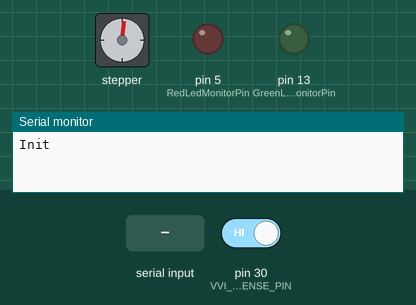
Recording of a sketch running on a simulated Arduino Mega 2560, built for the host (arithmetic inside an expression is 32-bit, double 64-bit). On the bench: stepper motor, output pins drawn as LEDs (lit = HIGH), the last lines printed to the serial monitor. The test bench sets the inputs (shaded band); at power-on: pin 30 (VVI_ZERO_SENSE_PIN) HIGH. WiFi joins after 1.5 s; servers stay silent unless stated; stepper angles assume 720 steps per turn.

Above: at 0.1 s.
At 7.3 s:
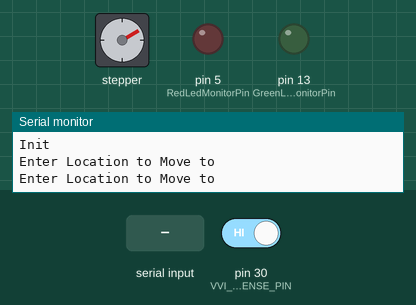
7.4 s: "30,150\n" received over Serial
At 8.3 s:
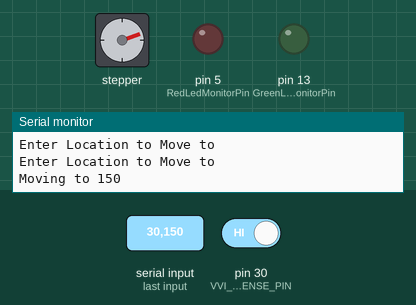
Timing chart, 0 to 11.0 s (numbered marks = the images above; inputs shaded):
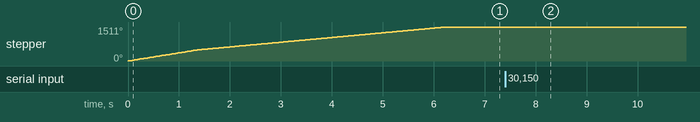

Measured:
- after the input at 7.4 s, stepper: turns 11° clockwise in 0.03 s, then 11° counter-clockwise in 0.02 s

The sketch:

Stepper_Calibration.ino
```cpp
// Source
// https://gist.github.com/jboecker/1084b3768c735b164c34d6087d537c18

// For reasons Im yet to work out when including
// the encoder for dcsbios I'm getting the folowing when uploading to a mega
// avrdude: verification error; content mismatch
// problem disappeared when altimeter removed and after reboot root cause tba


// the Warthog Project Video on the compass build
// https://www.youtube.com/watch?v=ZN9glqgp9TY&t=332s

#define Ethernet_In_Use 1
#define DCSBIOS_In_Use 1
#define Reflector_In_Use 1


// Ethernet Related
#include <SPI.h>
#include <Ethernet.h>
#include <EthernetUdp.h>


// These local Mac and IP Address will be reassigned early in startup based on
// the device ID as set by address pins
byte mac[] = {0xA8, 0x61, 0x0A, 0x9E, 0x83, 0x01};
IPAddress ip(172, 16, 1, 101);
String strMyIP = "172.16.1.101";

// Raspberry Pi is Target
IPAddress reflectorIP(172, 16, 1, 10);
String strreflectorIP = "X.X.X.X";

// Arduino Mega holding Max7219
IPAddress max7219IP(172, 16, 1, 106);
String strMax7219IP = "172.16.1.106";


const unsigned int localport = 7788;
const unsigned int remoteport = 26027;
const unsigned int reflectorport = 27000;
const unsigned int max7219port = 7788;

EthernetUDP udp;
char packetBuffer[1000];     //buffer to store the incoming data
char outpacketBuffer[1000];  //buffer to store the outgoing data


String DebugString = "";


unsigned long nextupdate = 0;
bool outputstate;
int flashinterval = 1000;
#define RedLedMonitorPin 5
#define GreenLedMonitorPin 13


String VVI = "0";
int LastVVI = 0;

// Altimeter

unsigned long nextAltimeterUpdate = 0;
int updateAltimeterInterval = 100;
#define ALT_ZERO_SENSE_PIN 49

//#include <AccelStepper.h>
#include <Stepper.h>
#define  STEPS  720    // steps per revolution (limited to 315°)

#define  COIL_STANDBY_ALT_A1  41 // STANDBY ALT
#define  COIL_STANDBY_ALT_A2  43
#define  COIL_STANDBY_ALT_A3  45
#define  COIL_STANDBY_ALT_A4  47

int STANDBY_ALT = 0;
int LastSTANDBY_ALT = 0;
unsigned int valAltimeter = 0;
unsigned int posAltimeter = 0;

// AccelStepper stepperSTANDBY_ALT(STEPS, COIL_STANDBY_ALT_A1, COIL_STANDBY_ALT_A2, COIL_STANDBY_ALT_A3, COIL_STANDBY_ALT_A4);
// AccelStepper stepperSTANDBY_ALT(AccelStepper::FULL4WIRE , COIL_STANDBY_ALT_A1, COIL_STANDBY_ALT_A2, COIL_STANDBY_ALT_A3, COIL_STANDBY_ALT_A4);
Stepper stepperSTANDBY_ALT(STEPS , COIL_STANDBY_ALT_A1, COIL_STANDBY_ALT_A2, COIL_STANDBY_ALT_A3, COIL_STANDBY_ALT_A4);


// Airspeed
unsigned long nextAirSpeedUpdate = 0;
int updateAirSpeedInterval = 100;
#define AIRSPEED_ZERO_SENSE_PIN 40

#define  COIL_AIRSPEED_A1  32
#define  COIL_AIRSPEED_A2  34
#define  COIL_AIRSPEED_A3  36
#define  COIL_AIRSPEED_A4  38

int STANDBY_AIRSPEED = 0;
int LastSTANDBY_AIRSPEED = 0;
unsigned int valAIRSPEED = 0;
unsigned int posAIRSPEED = 0;

Stepper stepperSTANDBY_AIRSPEED(STEPS , COIL_AIRSPEED_A1, COIL_AIRSPEED_A2, COIL_AIRSPEED_A3, COIL_AIRSPEED_A4);


// VVI
unsigned long nextVVIUpdate = 0;
int updateVVIInterval = 100;
#define VVI_ZERO_SENSE_PIN 30
#define VVIOffSetToZeroPoint 535

// Needle moves but is consistent in direction
//#define  COIL_VVI_A1  22
//#define  COIL_VVI_A2  24
//#define  COIL_VVI_A3  26
//#define  COIL_VVI_A4  28

#define  COIL_VVI_A1  22
#define  COIL_VVI_A2  26
#define  COIL_VVI_A3  24
#define  COIL_VVI_A4  28

int STANDBY_VVI = 0;
int LastSTANDBY_VVI = 0;
unsigned int valVVI = 0;
unsigned int posVVI = 0;

Stepper stepperSTANDBY_VVI(STEPS , COIL_VVI_A1, COIL_VVI_A2, COIL_VVI_A3, COIL_VVI_A4);


void SendDebug( String MessageToSend) {
  if ((Reflector_In_Use == 1) &&  (Ethernet_In_Use == 1)) {
    udp.beginPacket(reflectorIP, reflectorport);
    udp.println(MessageToSend);
    udp.endPacket();
  }
}


void setup() {

  pinMode(RedLedMonitorPin, OUTPUT);
  pinMode(GreenLedMonitorPin, OUTPUT);
  outputstate = true;
  digitalWrite(RedLedMonitorPin, outputstate);
  digitalWrite(GreenLedMonitorPin, outputstate);


  STANDBY_ALT = 0;
  STANDBY_AIRSPEED = 0;

  outputstate = false;
  digitalWrite(RedLedMonitorPin, outputstate);
  digitalWrite(GreenLedMonitorPin, outputstate);

  Serial.begin(115200);
  Serial.println("Init");

  if (Ethernet_In_Use == 1) {
    Ethernet.begin( mac, ip);


    udp.begin( localport );
    if (Reflector_In_Use == 1)  {
      udp.beginPacket(reflectorIP, reflectorport);
      udp.println("Init I2C Test rig - " + strMyIP + " " + String(millis()) + "mS since reset.");
      udp.endPacket();
    }
  }


  nextupdate = millis() + flashinterval;


  SendDebug("Looking for VVI Zero");
  pinMode(VVI_ZERO_SENSE_PIN,  INPUT_PULLUP);


  stepperSTANDBY_VVI.setSpeed(60);
  stepperSTANDBY_VVI.step(1000);
  for (int i = 0; i <= 2000; i++) {
    delay(1);
    stepperSTANDBY_VVI.step(1);
    if (digitalRead(VVI_ZERO_SENSE_PIN) == false) {
      SendDebug("Found VVI Zero");
      stepperSTANDBY_VVI.step(VVIOffSetToZeroPoint);
      posVVI = 0;
      break;
    }
  }


}

int CalculateAirSpeedPosition( int newValue) {

  int newPosition = 0;

  // Offset Values
  // 60  Knots 30
  // 100 Knots 100
  // 150 Knots 230
  // 200 Knots 408
  // 300 Knots 478
  // 400 Knots 525
  // 500 Knots 567
  // 600 Knots 601
  // 700 Knots 634
  // 800 Knots 673
  // 850 Knots 688

#define Pos60Knot   30
#define Pos100Knot  100
#define Pos150Knot  230
#define Pos200Knot  408
#define Pos300Knot  478
#define Pos400Knot  525
#define Pos500Knot  567
#define Pos600Knot  601
#define Pos700Knot  634
#define Pos800Knot  673
#define Pos850Knot  688

  if (newValue <= 60) newPosition = map(newValue, 0, 60, 0, Pos60Knot);
  else if (newValue <= 100) newPosition = map(newValue, 60, 100, Pos60Knot, Pos100Knot);
  else if (newValue <= 150) newPosition = map(newValue, 100, 150, Pos100Knot, Pos150Knot);
  else if (newValue <= 200) newPosition = map(newValue, 150, 200, Pos150Knot, Pos200Knot);
  else if (newValue <= 300) newPosition = map(newValue, 200, 300, Pos200Knot, Pos300Knot);
  else if (newValue <= 400) newPosition = map(newValue, 300, 400, Pos300Knot, Pos400Knot);
  else if (newValue <= 500) newPosition = map(newValue, 400, 500, Pos400Knot, Pos500Knot);
  else if (newValue <= 600) newPosition = map(newValue, 500, 600, Pos500Knot, Pos600Knot);
  else if (newValue <= 700) newPosition = map(newValue, 600, 700, Pos600Knot, Pos700Knot);
  else if (newValue <= 800) newPosition = map(newValue, 700, 800, Pos700Knot, Pos800Knot);
  else if (newValue <= 850) newPosition = map(newValue, 800, 150, Pos800Knot, Pos850Knot);

  SendDebug("Returning from CalculateAirSpeedPosition: " + String(newPosition));
  return(newPosition);

}


int CalculateVVIPosition( int newValue) {

  // Range -6000 to +6000
  int newPosition = 0;

  // Offset Values
// 1000 150
// 2000 220
// 4000 280
// 6000 300
#define Pos1000 150
#define Pos2000 220
#define Pos4000 280
#define Pos6000 300


  if (newValue <= -6000) newPosition = -Pos6000;
  else if (newValue <= -4000) newPosition = map(newValue, -4000, -6000, -Pos4000, -Pos6000);
  else if (newValue <= -2000) newPosition = map(newValue, -2000, -4000, -Pos2000, -Pos4000);
  else if (newValue <= -1000) newPosition = map(newValue, -1000, -2000, -Pos1000, -Pos2000);
  else if (newValue <= 0)     newPosition = map(newValue, 0, -1000, 0, -Pos1000);
  else if (newValue <= 1000)  newPosition = map(newValue, 0, 1000, 0, Pos1000);
  else if (newValue <= 2000)  newPosition = map(newValue, 1000, 2000, Pos1000, Pos2000);
  else if (newValue <= 4000)  newPosition = map(newValue, 2000, 4000, Pos2000, Pos4000);
  else if (newValue <= 6000)  newPosition = map(newValue, 4000, 6000, Pos4000, Pos6000);
  else if (newValue >= 6000)  newPosition = Pos6000;

  SendDebug("Returning from CalculateVVIPosition: " + String(newPosition));
  return(newPosition);

}


void loop() {
  Serial.println("Enter Location to Move to");
  int red = Serial.parseInt();
  if (Serial.read() == '\n') {
    Serial.println("Moving to " + String(red));
    int targetPos = CalculateVVIPosition(red);
    //int targetPos = red;
    SendDebug("Moving to: " + String(targetPos));
    stepperSTANDBY_VVI.step(targetPos);
    delay(2000);
    stepperSTANDBY_VVI.step(-targetPos);
  }


}
```
